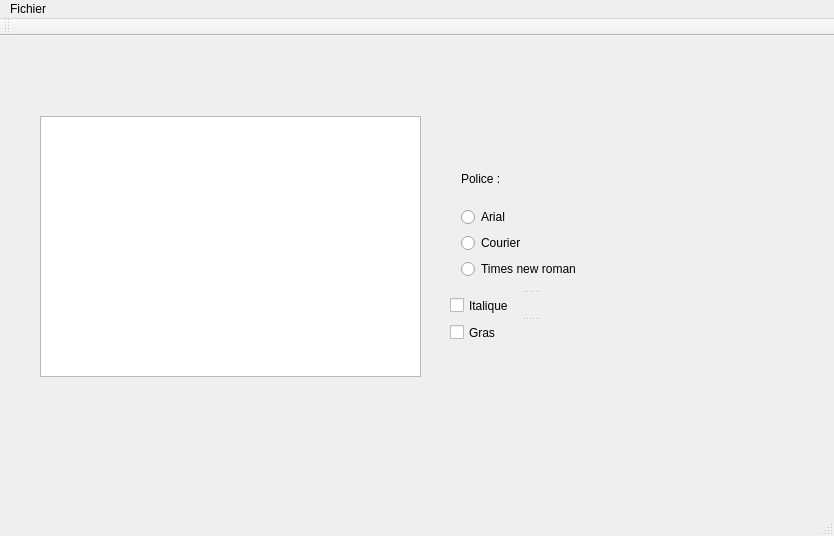
<?xml version="1.0" encoding="UTF-8"?>
<ui version="4.0">
 <class>MainWindow</class>
 <widget class="QMainWindow" name="MainWindow">
  <property name="geometry">
   <rect>
    <x>0</x>
    <y>0</y>
    <width>834</width>
    <height>536</height>
   </rect>
  </property>
  <property name="windowTitle">
   <string>MainWindow</string>
  </property>
  <widget class="QWidget" name="centralWidget">
   <widget class="QPlainTextEdit" name="afficheText">
    <property name="geometry">
     <rect>
      <x>40</x>
      <y>80</y>
      <width>381</width>
      <height>261</height>
     </rect>
    </property>
   </widget>
   <widget class="QSplitter" name="splitter_3">
    <property name="geometry">
     <rect>
      <x>100</x>
      <y>370</y>
      <width>230</width>
      <height>24</height>
     </rect>
    </property>
    <property name="orientation">
     <enum>Qt::Horizontal</enum>
    </property>
   </widget>
   <widget class="QSplitter" name="splitter">
    <property name="geometry">
     <rect>
      <x>450</x>
      <y>110</y>
      <width>162</width>
      <height>198</height>
     </rect>
    </property>
    <property name="orientation">
     <enum>Qt::Vertical</enum>
    </property>
    <widget class="QWidget" name="">
     <layout class="QGridLayout" name="gridLayout">
      <item row="0" column="0">
       <widget class="QLabel" name="label">
        <property name="text">
         <string>Police :</string>
        </property>
       </widget>
      </item>
      <item row="1" column="0">
       <widget class="QRadioButton" name="radioButtonArial">
        <property name="text">
         <string>Arial</string>
        </property>
       </widget>
      </item>
      <item row="2" column="0">
       <widget class="QRadioButton" name="radioButtonBlackletter">
        <property name="text">
         <string>Courier</string>
        </property>
       </widget>
      </item>
      <item row="3" column="0">
       <widget class="QRadioButton" name="radioButtonTime">
        <property name="text">
         <string>Times new roman</string>
        </property>
       </widget>
      </item>
     </layout>
    </widget>
    <widget class="QSplitter" name="splitter_4">
     <property name="orientation">
      <enum>Qt::Vertical</enum>
     </property>
     <widget class="QCheckBox" name="checkBoxItalique">
      <property name="text">
       <string>Italique</string>
      </property>
     </widget>
     <widget class="QCheckBox" name="checkBoxGras">
      <property name="text">
       <string>Gras</string>
      </property>
     </widget>
    </widget>
   </widget>
  </widget>
  <widget class="QMenuBar" name="menuBar">
   <property name="geometry">
    <rect>
     <x>0</x>
     <y>0</y>
     <width>834</width>
     <height>23</height>
    </rect>
   </property>
   <widget class="QMenu" name="menuFichier">
    <property name="title">
     <string>Fichier</string>
    </property>
    <addaction name="actionouvrir"/>
    <addaction name="actionenregistrer"/>
    <addaction name="actiona_propos"/>
   </widget>
   <addaction name="menuFichier"/>
  </widget>
  <widget class="QToolBar" name="mainToolBar">
   <attribute name="toolBarArea">
    <enum>TopToolBarArea</enum>
   </attribute>
   <attribute name="toolBarBreak">
    <bool>false</bool>
   </attribute>
  </widget>
  <widget class="QStatusBar" name="statusBar"/>
  <action name="actionouvrir">
   <property name="text">
    <string>Ouvrir</string>
   </property>
  </action>
  <action name="actionenregistrer">
   <property name="text">
    <string>enregistrer</string>
   </property>
  </action>
  <action name="actiona_propos">
   <property name="text">
    <string>a propos</string>
   </property>
  </action>
 </widget>
 <layoutdefault spacing="6" margin="11"/>
 <resources/>
 <connections>
  <connection>
   <sender>checkBoxItalique</sender>
   <signal>stateChanged(int)</signal>
   <receiver>afficheText</receiver>
   <slot>selectAll()</slot>
   <hints>
    <hint type="sourcelabel">
     <x>464</x>
     <y>320</y>
    </hint>
    <hint type="destinationlabel">
     <x>376</x>
     <y>322</y>
    </hint>
   </hints>
  </connection>
  <connection>
   <sender>checkBoxGras</sender>
   <signal>stateChanged(int)</signal>
   <receiver>afficheText</receiver>
   <slot>selectAll()</slot>
   <hints>
    <hint type="sourcelabel">
     <x>449</x>
     <y>360</y>
    </hint>
    <hint type="destinationlabel">
     <x>389</x>
     <y>360</y>
    </hint>
   </hints>
  </connection>
  <connection>
   <sender>radioButtonArial</sender>
   <signal>clicked()</signal>
   <receiver>afficheText</receiver>
   <slot>selectAll()</slot>
   <hints>
    <hint type="sourcelabel">
     <x>462</x>
     <y>161</y>
    </hint>
    <hint type="destinationlabel">
     <x>401</x>
     <y>141</y>
    </hint>
   </hints>
  </connection>
  <connection>
   <sender>radioButtonBlackletter</sender>
   <signal>clicked()</signal>
   <receiver>afficheText</receiver>
   <slot>selectAll()</slot>
   <hints>
    <hint type="sourcelabel">
     <x>466</x>
     <y>188</y>
    </hint>
    <hint type="destinationlabel">
     <x>399</x>
     <y>176</y>
    </hint>
   </hints>
  </connection>
  <connection>
   <sender>radioButtonTime</sender>
   <signal>clicked()</signal>
   <receiver>afficheText</receiver>
   <slot>selectAll()</slot>
   <hints>
    <hint type="sourcelabel">
     <x>483</x>
     <y>215</y>
    </hint>
    <hint type="destinationlabel">
     <x>366</x>
     <y>216</y>
    </hint>
   </hints>
  </connection>
 </connections>
</ui>
